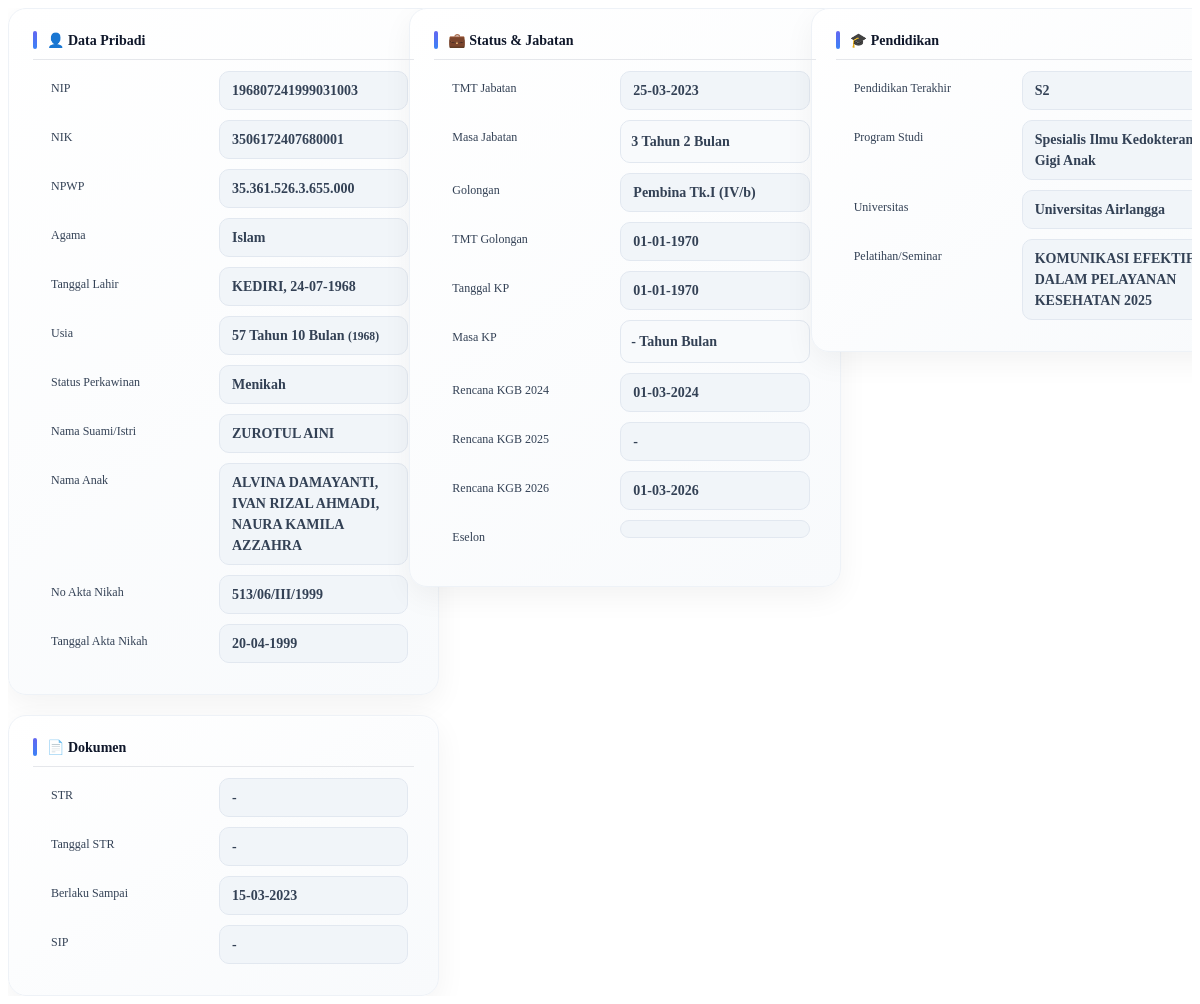
/pages/PNS/detailPNS.php?id=29 (signed in), run on an earlier commit of the app's database.
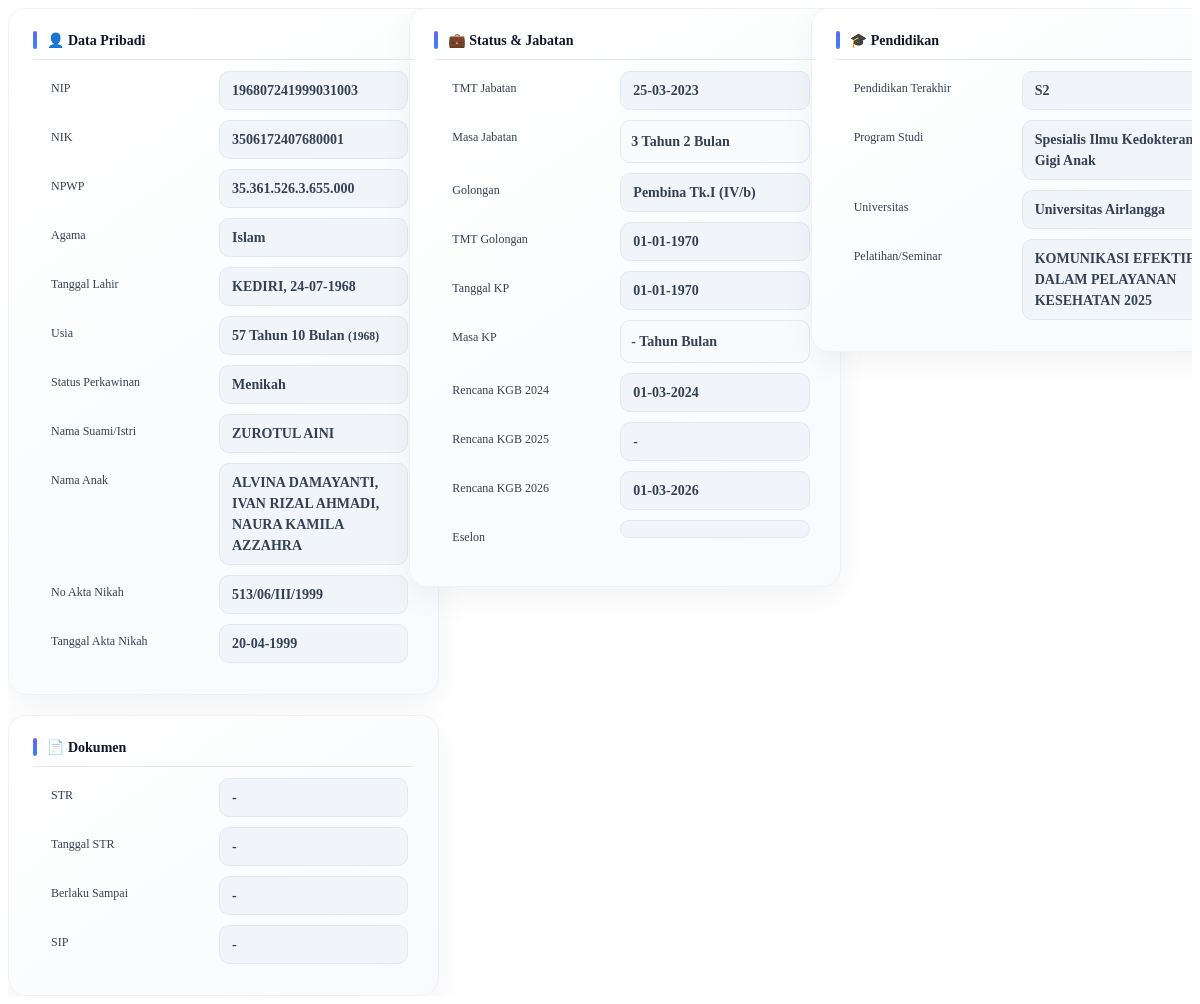
And on a later commit of the database.
### tables this page shows
CREATE TABLE `pegawai_pns` (
  `id` int(11) NOT NULL,
  `nama` varchar(255) DEFAULT NULL,
  `nip` varchar(50) DEFAULT NULL,
  `nik` varchar(50) DEFAULT NULL,
  `npwp` varchar(50) DEFAULT NULL,
  `jenis_kelamin` varchar(20) DEFAULT NULL,
  `agama` varchar(50) DEFAULT NULL,
  `tempat_lahir` varchar(100) DEFAULT NULL,
  `tgl_lahir` date DEFAULT NULL,
  `status_perkawinan` varchar(50) DEFAULT NULL,
  `nama_suami_istri` varchar(255) DEFAULT NULL,
  `nama_anak` text DEFAULT NULL,
  `no_akte` varchar(100) DEFAULT NULL,
  `tgl_akta_nikah` date DEFAULT NULL,
  `alamat_rumah` text DEFAULT NULL,
  `no_telpon` varchar(20) DEFAULT NULL,
  `email` varchar(100) DEFAULT NULL,
  `tmt_masuk` date DEFAULT NULL,
  `tmt_cpns` date DEFAULT NULL,
  `jabatan` varchar(255) DEFAULT NULL,
  `tmt_jabatan` date DEFAULT NULL,
  `eselon` varchar(50) DEFAULT NULL,
  `unit` varchar(50) DEFAULT NULL,
  `keterangan_mekanisme_jabatan` varchar(255) DEFAULT NULL,
  `gol_terakhir` varchar(50) DEFAULT NULL,
  `tmt_gol_terakhir` date DEFAULT NULL,
  `kp` date DEFAULT NULL,
  `rencana_kgb_2024` date DEFAULT NULL,
  `rencana_kgb_2025` date DEFAULT NULL,
  `rencana_kgb_2026` date DEFAULT NULL,
  `pendidikan_terakhir` varchar(100) DEFAULT NULL,
  `program_studi_pendidikan` varchar(255) DEFAULT NULL,
  `universitas` varchar(255) DEFAULT NULL,
  `tahun_pendidikan` year(4) DEFAULT NULL,
  `diklat` text DEFAULT NULL,
  `str_no` varchar(100) DEFAULT NULL,
  `tgl_str` date DEFAULT NULL,
  `masa_berlaku` date DEFAULT NULL,
  `sip` varchar(100) DEFAULT NULL,
  `status_pegawai` enum('AKTIF','NONAKTIF','RESIGN','PENSIUN') DEFAULT 'AKTIF',
  `tmt_status` date DEFAULT NULL
);

### pages/PNS/detailPNS.php (the view, shortened to what the changed rows need)
<?php
require_once('../../config/db.php');
function formatTanggal($tgl)
{
    return (empty($tgl) || $tgl == '0000-00-00')
        ? '-'
        : date('d-m-Y', strtotime($tgl));
}
$id = intval($_GET['id']);
$data = $koneksi->query("SELECT * FROM pegawai_pns WHERE id=$id")->fetch_assoc();
$tgl_lahir = $data['tgl_lahir'];
$lahir = new DateTime($tgl_lahir);
$today = new DateTime();
$diff = $today->diff($lahir);
$usia_tahun = $diff->y;
$usia_bulan = $diff->m;
$tahun_lahir = $lahir->format('Y');
if (!empty($data['tmt_jabatan'])) {
    $tmt = new DateTime($data['tmt_jabatan']);
    $today = new DateTime();
    $diff = $today->diff($tmt);
    $masa_tahun = $diff->y;
    $masa_bulan = $diff->m;
} else {
    $masa_tahun = '-';
    $masa_bulan = '';
}
if (!empty($data['kp']) && $data['kp'] != '0000-00-00') {
    $kp = new DateTime($data['kp']);
    $today = new DateTime();
    $diff_kp = $today->diff($kp);
    $kp_tahun = $diff_kp->y;
    $kp_bulan = $diff_kp->m;
} else {
    $kp_tahun = '-';
    $kp_bulan = '';
}
?>
<div class="detail-container">
    <div class="card-box">
        <div class="item">
            <span class="label">NIP</span>
            <span class="value"><?= $data['nip']; ?></span>
        </div>
        <div class="item">
            <span class="label">NIK</span>
            <span class="value"><?= $data['nik']; ?></span>
        </div>
        <div class="item">
            <span class="label">NPWP</span>
            <span class="value"><?= $data['npwp']; ?></span>
        </div>
        <div class="item">
            <span class="label">Agama</span>
            <span class="value"><?= $data['agama']; ?></span>
        </div>
        <div class="item">
            <span class="label">Tanggal Lahir</span>
            <span class="value">
                <?= $data['tempat_lahir']; ?>, <?= date('d-m-Y', strtotime($data['tgl_lahir'])); ?>
            </span>
        </div>
        <div class="item">
            <span class="label">Usia</span>
            <span class="value">
                <?= $usia_tahun; ?> Tahun <?= $usia_bulan; ?> Bulan
                <small>(<?= $tahun_lahir; ?>)</small>
            </span>
        </div>
        <div class="item">
            <span class="label">Status Perkawinan</span>
            <span class="value"><?= $data['status_perkawinan']; ?></span>
        </div>
        <div class="item">
            <span class="label">Nama Suami/Istri</span>
            <span class="value"><?= $data['nama_suami_istri']; ?></span>
        </div>
        <div class="item">
            <span class="label">Nama Anak</span>
            <span class="value"><?= $data['nama_anak']; ?></span>
        </div>
        <div class="item">
            <span class="label">No Akta Nikah</span>
            <span class="value"><?= $data['no_akte']; ?></span>
        </div>
        <div class="item">
            <span class="label">Tanggal Akta Nikah</span>
            <span class="value"><?= formatTanggal($data['tgl_akta_nikah']); ?></span>
        </div>
    </div>
    <div class="card-box">
        <div class="item">
            <span class="label">TMT Jabatan</span>
            <span class="value"><?= date('d-m-Y', strtotime($data['tmt_jabatan'])); ?></span>
        </div>
        <div class="item">
            <span class="label">Masa Jabatan</span>
            <span class="value highlight">
                <?= $masa_tahun; ?> Tahun <?= $masa_bulan; ?> Bulan
            </span>
        </div>
        <div class="item">
            <span class="label">Golongan</span>
            <span class="value"><?= $data['gol_terakhir']; ?></span>
        </div>
        <div class="item">
            <span class="label">TMT Golongan</span>
            <span class="value"><?= date('d-m-Y', strtotime($data['tmt_gol_terakhir'])); ?></span>
        </div>
        <div class="item">
            <span class="label">Tanggal KP</span>
            <span class="value"><?= date('d-m-Y', strtotime($data['kp'])); ?></span>
        </div>
        <div class="item">
            <span class="label">Masa KP</span>
            <span class="value highlight">
                <?= $kp_tahun; ?> Tahun <?= $kp_bulan; ?> Bulan
            </span>
        </div>
        <div class="item">
            <span class="label">Rencana KGB 2024</span>
            <span class="value"><?= formatTanggal($data['rencana_kgb_2024']); ?></span>
        </div>
        <div class="item">
            <span class="label">Rencana KGB 2025</span>
            <span class="value"><?= formatTanggal($data['rencana_kgb_2025']); ?></span>
        </div>
        <div class="item">
            <span class="label">Rencana KGB 2026</span>
            <span class="value"><?= formatTanggal($data['rencana_kgb_2026']); ?></span>
        </div>
    </div>
    <div class="card-box">
        <div class="item">
            <span class="label">Pendidikan Terakhir</span>
            <span class="value"><?= $data['pendidikan_terakhir']; ?></span>
        </div>
        <div class="item">
            <span class="label">Program Studi</span>
            <span class="value"><?= $data['program_studi_pendidikan']; ?></span>
        </div>
        <div class="item">
            <span class="label">Universitas</span>
            <span class="value"><?= $data['universitas']; ?></span>
        </div>
        <div class="item">
            <span class="label">Pelatihan/Seminar</span>
            <span class="value"><?= $data['diklat']; ?></span>
        </div>
    </div>
    <div class="card-box">
        <div class="item">
            <span class="label">STR</span>
            <span class="value"><?= $data['str_no']; ?></span>
        </div>
        <div class="item">
            <span class="label">Tanggal STR</span>
            <span class="value"><?= formatTanggal($data['tgl_str']); ?></span>
        </div>
        <div class="item">
            <span class="label">Berlaku Sampai</span>
            <span class="value"><?= formatTanggal($data['masa_berlaku']); ?></span>
        </div>
        <div class="item">
            <span class="label">SIP</span>
            <span class="value"><?= $data['sip']; ?></span>
        </div>
    </div>
</div>

What changed in the data, as far as the page shows it:
changed pegawai_pns "Islam": masa_berlaku "15-03-2023" → "-"
